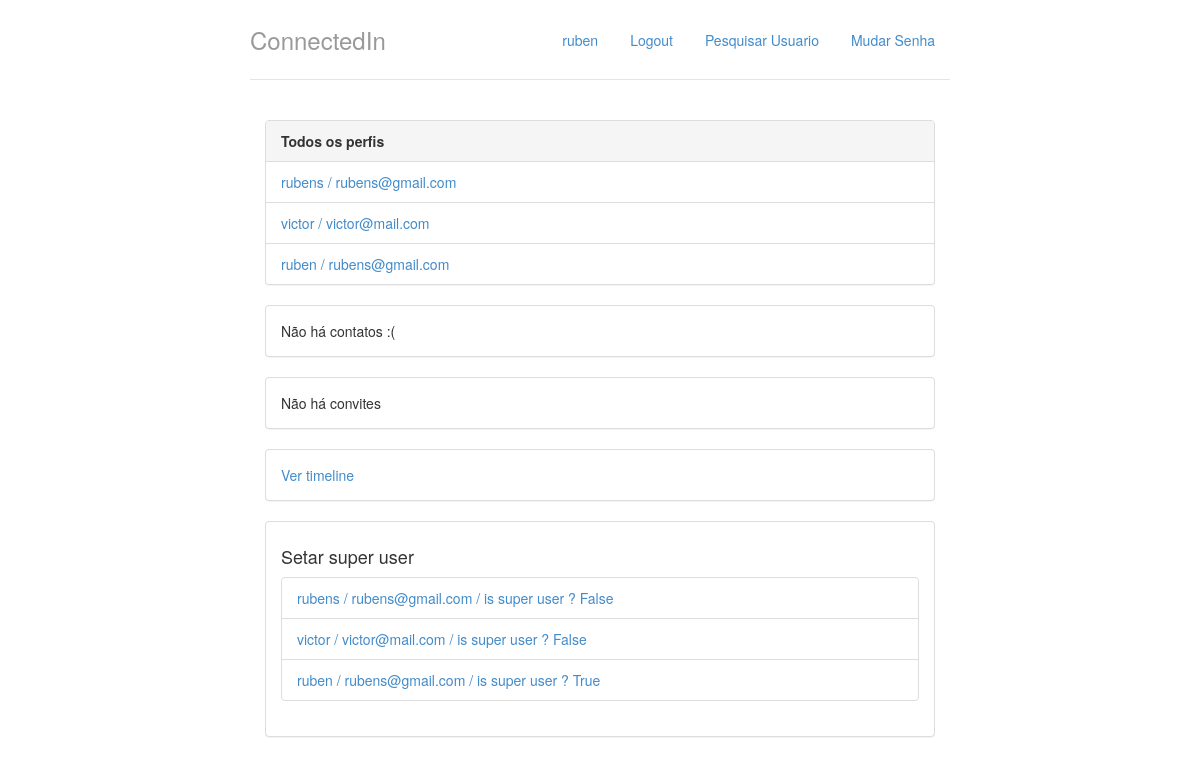
Screenshot of / (signed in) with the database file from the repository.
### perfis/models.py (models this page shows, shortened)
class Perfil(models.Model):
    nome = models.CharField(max_length=255, null=False)
    telefone = models.CharField(max_length=20, null= False)
    nome_empresa = models.CharField(max_length=255, null=False)
    contatos = models.ManyToManyField('Perfil')
    usuario = models.OneToOneField(User, related_name="perfil", on_delete = models.CASCADE,default="", editable=False)
    @property
    def email(self):
        return self.usuario.email

### perfis/views.py (the view)
# urls.py: path('', views.index,name='index'),
@login_required
def index(request):
	return render(request, 'index.html',{'perfis' : Perfil.objects.all(),'perfil_logado' : get_perfil_logado(request)})

### perfis/views.py (called while the page is built)
@login_required
def get_perfil_logado(request):
	profile=request.user.perfil
	return profile

### perfis/templates/index.html
{% extends 'base.html' %}
{% block body %}
<div class="col-lg-12">
	<div class="panel panel-default">
		<div class="panel-heading">
			<strong>Todos os perfis</strong>
		</div>
		{% if perfis %}
		<ul class="list-group">
			{% for perfil in perfis %}
				<li class="list-group-item">
					<a href = "{% url 'exibir' perfil.id %}">	{{ perfil.nome }} / {{ perfil.email }}
					</a>
				</li>
			{% endfor %}
		{% else %}
			<p>Não há perfis cadastrados</p>
		{% endif %}
		</ul>
	</div>
    <div class="panel panel-default">
        {% with total=perfil_logado.contatos.count %}
            {% if total %}
                <div class="panel-heading">
                    <strong> {{ total }}
                        Contato{{ total|pluralize }}
                    </strong>
                </div>
                <ul class="list-group">
                    {% for perfil in perfil_logado.contatos.all %}
                        <li class = "list-group-item">
                            <a href = "{% url 'exibir' perfil.id %}">
                                {{ perfil }}
                            </a>
                            <a class="pull-right" href="{% url 'desfazer' perfil.id %}">
                                desfazer amizade
                            </a>
                        </li>
                    {% endfor %}
                </ul>
            {% else %}
                <div class="panel-body">
                    Não há contatos :(
                </div>
            {% endif %}
        {% endwith %}
    </div>
    <div class="panel panel-default">
        {% with total=perfil_logado.convites_recebidos.count %}
            {% if total %}
                <div class="panel-heading">
                    <strong> {{ total }}
                    Convite{{ total|pluralize }} aguardando aprovação</strong>
                </div>
                <ul class="list-group">
                    {% for convite in perfil_logado.convites_recebidos.all %}
                        <li class = "list-group-item">
                           <ul class = "list-inline">
                                <li class = "list-inline-item">
                                    <a href = "{% url 'exibir' convite.solicitante.id %}">
                                        {{convite.solicitante.nome}}
                                    </a>
                                </li>
                                <li class = "list-inline-item pull-right">
                                    <a href = "{% url 'recusar' convite.id %}">recusar</a>
                                </li>
                                <li class = "list-inline-item pull-right">
                                    <a href = "{% url 'aceitar' convite.id %}">aceitar</a>
                                </li>
                        </li>
                    {% endfor %}
                </ul>
            {% else %}
                <div class="panel-body">
                    Não há convites
                </div>
            {% endif %}
        {% endwith %}
    </div>
    <div class="panel panel-default">
    <div class="panel-body">
        <a href = "{% url 'timeline'%}">Ver timeline</a>
    </div>
    </div>
    <div class="panel panel-default">
    <div class="panel-body">
    <h4> Setar super user</h4>
        {% if perfis %}
		<ul class="list-group">
			{% for perfil in perfis %}
				<li class="list-group-item">
                    <a href = "{% url 'superuser' perfil.id %}">	{{ perfil.nome }} / {{ perfil.email }}
                    / is super user ? {{perfil.usuario.is_superuser}}
					</a>
				</li>
			{% endfor %}
		{% else %}
			<p>Não há perfis cadastrados</p>
		{% endif %}
		</ul>
    </div>
    </div>
</div>
{% endblock %}

### perfis/templates/base.html (shortened to what this page needs)
{% load staticfiles %}
<!doctype html>
<html lang = "pt-br">
	<head>
		<link rel="stylesheet"
			 href="{% static 'styles/bootstrap.css' %}">
		<link rel="stylesheet"
			 href="{% static 'styles/main.css' %}">
	</head>
	<body>
		<div class="container">
			<div class = "header">
				<ul class = "nav nav-pills pull-right">
					<li><a href = "{% url 'index' %}">{{ perfil_logado.nome }}</a></li>
					<li><a href = "/logout/">Logout</a></li>
					<li><a href = "{% url 'pesquisar' %}">Pesquisar Usuario</a></li>
					<li><a href = "{% url 'alterar_senha' %}">Mudar Senha</a></li>
				</ul>
				<h3 class = "text-muted">ConnectedIn</h3>
			</div>
			<div class="row content">
				{% block body%}
				{% endblock %}
			</div>
		</div>
	</body>
</html>

### perfis/static/styles/main.css (style rules this page uses)
body { padding-top: 20px; padding-bottom: 20px; }
.header, .content, .footer { padding-left: 15px; padding-right: 15px; }
.header { border-bottom: 1px solid #e5e5e5; }
.header h3 { margin-top: 0; margin-bottom: 0; line-height: 40px; padding-bottom: 19px; }
@media (min-width: 768px) { .container { max-width: 730px; } }
.content { margin: 40px 0; }
@media screen and (min-width: 768px) { .header, .content, .footer { padding-left: 0; padding-right: 0; } }
@media screen and (min-width: 768px) { .header { margin-bottom: 30px; } }

### rows the page displays
Perfil: nome "ruben", email "rubens@gmail.com", usuario.is_superuser "True"
Perfil: nome "rubens", email "rubens@gmail.com", usuario.is_superuser "False"
Perfil: nome "victor", email "victor@mail.com", usuario.is_superuser "False"
